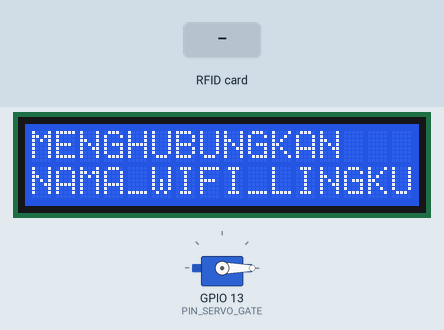
Bench run of a sketch on a simulated ESP32. On the bench: 16×2 character LCD, servo. Inputs (shaded band) come from the test bench. WiFi joins after 1.5 s; servers stay silent unless stated; uploads are accepted with an empty reply; what the sketch prints to the serial monitor is not drawn.

Above: at 1.9 s.
At 6.0 s:
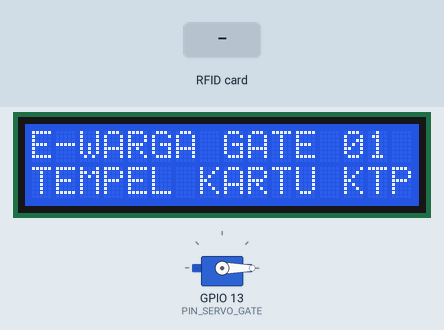
6.1 s: RFID card 5E 7A 19 C4 held to the reader
At 6.6 s:
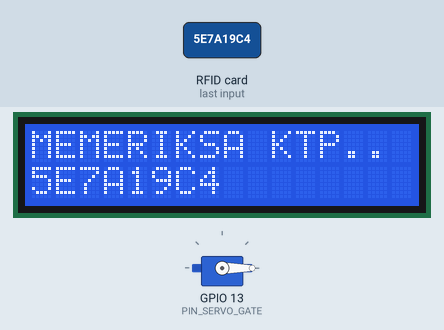
Timing chart, 0 to 9.1 s (numbered marks = the images above; inputs shaded):
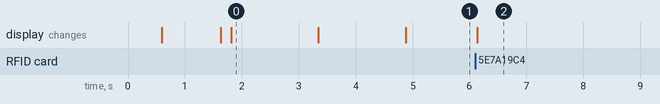

Measured:
- after the input at 6.1 s, the display: changes at once (image 2)
- what the display in image 0 shows lasts 1.5 s, from 1.8 s to 3.3 s

The sketch:

esp32_smart_gate.ino
```cpp
/**
 * ==============================================================================
 * E-WARGA SMART COMMUNITY OS - ESP32 SMART BARRIER GATE CONTROLLER
 * ==============================================================================
 * Hardware Specification:
 * - Mikrokontroler : ESP32 DevKit V1 (30 / 38 pin)
 * - Sensor Kartu   : MFRC522 RFID Reader (E-KTP / Kartu RFID 13.56 MHz)
 * - Display        : LCD 16x2 I2C (PCF8574 Adapter, Alamat 0x27 / 0x3F)
 * - Aktuator Palang: Servo SG90 (0 derajat = Tertutup, 90 derajat = Terbuka)
 *
 * Library yang dibutuhkan di Arduino Library Manager:
 * 1. MFRC522 by GithubCommunity
 * 2. LiquidCrystal I2C by Frank de Brabander
 * 3. ESP32Servo by Kevin Harrington
 * 4. ArduinoJson by Benoit Blanchon (Versi 6 atau 7)
 * ==============================================================================
 */

#include <WiFi.h>
#include <HTTPClient.h>
#include <ArduinoJson.h>
#include <Wire.h>
#include <LiquidCrystal_I2C.h>
#include <SPI.h>
#include <MFRC522.h>
#include <ESP32Servo.h>

// ------------------------------------------------------------------------------
// 1. KONFIGURASI JARINGAN WI-FI & SERVER BACKEND LARAVEL
// ------------------------------------------------------------------------------
const char* WIFI_SSID     = "NAMA_WIFI_LINGKUNGAN";       // Ganti dengan SSID Wi-Fi Anda
const char* WIFI_PASSWORD = "PASSWORD_WIFI";              // Ganti dengan Password Wi-Fi Anda

// Masukkan IP Komputer / Server Laravel lokal Anda (Cek via `ipconfig` di Windows, contoh: 192.168.1.10)
// JANGAN gunakan '127.0.0.1' di ESP32, karena 127.0.0.1 merujuk ke chip ESP32 itu sendiri.
const char* SERVER_BASE_URL = "http://192.168.1.10:8000";
const char* DEVICE_UID      = "ESP32-GATE-01";
const char* DEVICE_TOKEN    = "SECRET-EW-GATE-2026";

// ------------------------------------------------------------------------------
// 2. PIN DEFINITION HARDWARE
// ------------------------------------------------------------------------------
// Pin RFID RC522 (Menggunakan Hardware SPI ESP32)
#define PIN_RC522_SS    5    // SDA / SS
#define PIN_RC522_RST   4    // RST
#define PIN_RC522_SCK   18   // SCK
#define PIN_RC522_MISO  19   // MISO
#define PIN_RC522_MOSI  23   // MOSI

// Pin Servo SG90
#define PIN_SERVO_GATE  13   // PWM Control Pin SG90

// Pin I2C LCD (Standar ESP32: SDA=21, SCL=22)
// Alamat I2C umum: 0x27 atau 0x3F
LiquidCrystal_I2C lcd(0x27, 16, 2);

// Objek Hardware
MFRC522 rfid(PIN_RC522_SS, PIN_RC522_RST);
Servo gateServo;

// Variabel State Palang
bool isGateOpen = false;
unsigned long gateOpenedMillis = 0;
unsigned long gateOpenDuration = 5000; // 5 detik default

// Timer Heartbeat Ping ke Server
unsigned long lastPingMillis = 0;
const unsigned long PING_INTERVAL = 2500; // Ping setiap 2.5 detik

// ------------------------------------------------------------------------------
// FUNGSI TAMPILAN LCD
// ------------------------------------------------------------------------------
void updateLcd(const char* line1, const char* line2) {
    lcd.clear();
    lcd.setCursor(0, 0);
    lcd.print(line1);
    lcd.setCursor(0, 1);
    lcd.print(line2);
}

void setLcdStandby() {
    updateLcd("E-WARGA GATE 01", "TEMPEL KARTU KTP");
}

// ------------------------------------------------------------------------------
// KONTROL PALANG PINTU SERVO SG90
// ------------------------------------------------------------------------------
void openBarrierGate(const char* residentName, unsigned long durationMs = 5000) {
    gateServo.write(90); // Angkat palang pintu 90 derajat
    isGateOpen = true;
    gateOpenedMillis = millis();
    gateOpenDuration = durationMs;

    char line2[17];
    snprintf(line2, sizeof(line2), "%.16s", residentName);
    updateLcd("AKSES DIBERIKAN", line2);
    Serial.println("[GATE] Palang pintu TERANGKAT (90 Derajat)");
}

void closeBarrierGate() {
    gateServo.write(0); // Tutup kembali palang ke posisi 0 derajat
    isGateOpen = false;
    Serial.println("[GATE] Palang pintu DITUTUP (0 Derajat)");
    setLcdStandby();
}

// ------------------------------------------------------------------------------
// SETUP AWAL
// ------------------------------------------------------------------------------
void setup() {
    Serial.begin(115200);
    delay(500);
    Serial.println("\n[BOOT] Inisialisasi E-WARGA IoT Smart Gate...");

    // 1. Inisialisasi LCD 16x2 I2C
    Wire.begin(21, 22);
    lcd.init();
    lcd.backlight();
    updateLcd("E-WARGA IOT OS", "MEMULAI SISTEM..");
    delay(1000);

    // 2. Inisialisasi Servo SG90
    gateServo.setPeriodHertz(50);
    gateServo.attach(PIN_SERVO_GATE, 500, 2400); // Standard pulse width SG90
    closeBarrierGate(); // Pastikan posisi awal tertutup

    // 3. Inisialisasi RFID RC522
    SPI.begin(PIN_RC522_SCK, PIN_RC522_MISO, PIN_RC522_MOSI, PIN_RC522_SS);
    rfid.PCD_Init();
    delay(100);
    Serial.println("[BOOT] Modul RFID RC522 Siap.");

    // 4. Koneksi Wi-Fi
    updateLcd("MENGHUBUNGKAN", WIFI_SSID);
    WiFi.mode(WIFI_STA);
    WiFi.begin(WIFI_SSID, WIFI_PASSWORD);

    int wifiRetry = 0;
    while (WiFi.status() != WL_CONNECTED && wifiRetry < 20) {
        delay(500);
        Serial.print(".");
        wifiRetry++;
    }

    if (WiFi.status() == WL_CONNECTED) {
        Serial.println("\n[WIFI] Terhubung! IP: " + WiFi.localIP().toString());
        updateLcd("WIFI TERHUBUNG!", WiFi.localIP().toString().c_str());
        delay(1500);
    } else {
        Serial.println("\n[WIFI] Gagal terhubung ke Wi-Fi. Cek SSID & Password.");
        updateLcd("WIFI GAGAL!", "MODE OFFLINE");
        delay(2000);
    }

    setLcdStandby();
}

// ------------------------------------------------------------------------------
// KOMUNIKASI HTTP KE SERVER LARAVEL E-WARGA
// ------------------------------------------------------------------------------

// 1. Kirim UID RFID ke Server saat kartu ditempelkan
void sendRfidToServer(String rfidUid) {
    if (WiFi.status() != WL_CONNECTED) {
        updateLcd("KONEKSI OFFLINE", "HUBUNGI SATPAM");
        delay(2000);
        setLcdStandby();
        return;
    }

    updateLcd("MEMERIKSA KTP..", rfidUid.c_str());

    HTTPClient http;
    String endpoint = String(SERVER_BASE_URL) + "/api/v1/gate/scan-rfid";
    http.begin(endpoint);
    http.addHeader("Content-Type", "application/json");
    http.addHeader("X-Device-UID", DEVICE_UID);
    http.addHeader("X-Device-Token", DEVICE_TOKEN);

    StaticJsonDocument<200> reqDoc;
    reqDoc["device_uid"] = DEVICE_UID;
    reqDoc["rfid_uid"]   = rfidUid;

    String reqBody;
    serializeJson(reqDoc, reqBody);

    Serial.println("[HTTP POST] Mengirim UID: " + rfidUid);
    int httpResponseCode = http.POST(reqBody);

    if (httpResponseCode > 0) {
        String response = http.getString();
        Serial.println("[HTTP RESPONSE] " + response);

        StaticJsonDocument<512> resDoc;
        DeserializationError error = deserializeJson(resDoc, response);

        if (!error) {
            bool success = resDoc["success"] | false;
            const char* status = resDoc["status"] | "denied";

            if (success && strcmp(status, "granted") == 0) {
                const char* residentName = resDoc["resident_name"] | "Warga";
                int duration = resDoc["open_duration"] | 5;
                openBarrierGate(residentName, duration * 1000);
            } else if (success && strcmp(status, "paired") == 0) {
                const char* line1 = resDoc["lcd_line1"] | "KTP TERDAFTAR!";
                const char* line2 = resDoc["lcd_line2"] | "SUKSES PAIRING";
                updateLcd(line1, line2);
                Serial.printf("[PAIRING] KTP Fisik Berhasil Didaftarkan: %s\n", line2);
                delay(3500);
                setLcdStandby();
            } else {
                const char* line1 = resDoc["lcd_line1"] | "AKSES DITOLAK!";
                const char* line2 = resDoc["lcd_line2"] | "BELUM DI-ACC RW";
                updateLcd(line1, line2);
                delay(3000);
                setLcdStandby();
            }
        }
    } else {
        Serial.printf("[HTTP ERROR] Kode: %d\n", httpResponseCode);
        updateLcd("SERVER TIMEOUT", "COBA LAGI");
        delay(2000);
        setLcdStandby();
    }

    http.end();
}

// 2. Heartbeat Ping & Cek apakah Warga menekan tombol "Buka Gerbang" di HP
void pingServer() {
    if (WiFi.status() != WL_CONNECTED) return;

    HTTPClient http;
    String endpoint = String(SERVER_BASE_URL) + "/api/v1/gate/ping";
    http.begin(endpoint);
    http.addHeader("Content-Type", "application/json");
    http.addHeader("X-Device-UID", DEVICE_UID);
    http.addHeader("X-Device-Token", DEVICE_TOKEN);

    StaticJsonDocument<128> reqDoc;
    reqDoc["device_uid"] = DEVICE_UID;

    String reqBody;
    serializeJson(reqDoc, reqBody);

    int httpCode = http.POST(reqBody);

    if (httpCode == 200) {
        String resBody = http.getString();
        StaticJsonDocument<384> resDoc;
        DeserializationError err = deserializeJson(resDoc, resBody);

        if (!err) {
            const char* action = resDoc["action"] | "idle";

            // JIKA ADA PERINTAH BUKA DARI HP WARGA ATAU POS SATPAM
            if (strcmp(action, "open") == 0 && !isGateOpen) {
                const char* triggerBy = resDoc["triggered_by"] | "Aplikasi HP";
                int duration = resDoc["open_duration"] | 5;
                Serial.println("[REMOTE] Perintah Buka Diterima dari HP Warga!");
                openBarrierGate(triggerBy, duration * 1000);
            }
        }
    }

    http.end();
}

// ------------------------------------------------------------------------------
// LOOP UTAMA (REAL-TIME EVENT DRIVEN)
// ------------------------------------------------------------------------------
void loop() {
    unsigned long currentMillis = millis();

    // 1. Logika Auto-Close Palang Pintu Otomatis
    if (isGateOpen && (currentMillis - gateOpenedMillis >= gateOpenDuration)) {
        closeBarrierGate();
    }

    // 2. Heartbeat Ping ke Server secara Berkala
    if (currentMillis - lastPingMillis >= PING_INTERVAL) {
        lastPingMillis = currentMillis;
        pingServer();
    }

    // 3. Deteksi Pembacaan Kartu RFID RC522
    if (!rfid.PICC_IsNewCardPresent() || !rfid.PICC_ReadCardSerial()) {
        return; // Tidak ada kartu baru, lanjutkan loop
    }

    // Baca UID Kartu
    String scannedUid = "";
    for (byte i = 0; i < rfid.uid.size; i++) {
        if (rfid.uid.uidByte[i] < 0x10) scannedUid += "0";
        scannedUid += String(rfid.uid.uidByte[i], HEX);
    }
    scannedUid.toUpperCase();

    Serial.println("\n[RFID] Kartu Ditempelkan! UID: " + scannedUid);
    sendRfidToServer(scannedUid);

    // Hentikan enkripsi kartu agar siap untuk pembacaan berikutnya
    rfid.PICC_HaltA();
    rfid.PCD_StopCrypto1();
    delay(500);
}
```
